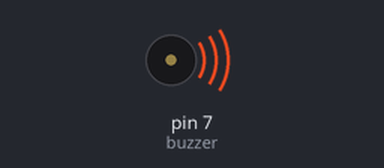
Recording of a sketch running on a simulated Arduino Uno, built with avr-gcc and run on an emulated ATmega328P. Parts: buzzer (waves = sounding).

Above: at 0.1 s.
Timing chart, 0 to 1.6 s (numbered marks = the images above):
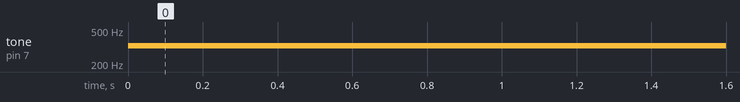

Measured:
- by itself, tone on pin 7 (buzzer): silent → 329 Hz at 0.00 s

The sketch:

Buzzer_Tune.ino
```cpp
int buzzer = 7;

void setup()
{
    // Defines the Buzzer pin as output
    pinMode(buzzer,OUTPUT);
}

void loop()
{
    // Sounds the buzzer at the frequency relative to the note C in Hz
    tone(buzzer,261,100);
    // Sounds the buzzer at the frequency relative to the note D in Hz
    tone(buzzer,293,100);

    // Sounds the buzzer at the frequency relative to the note E in Hz
    tone(buzzer,329,100);


}
```
